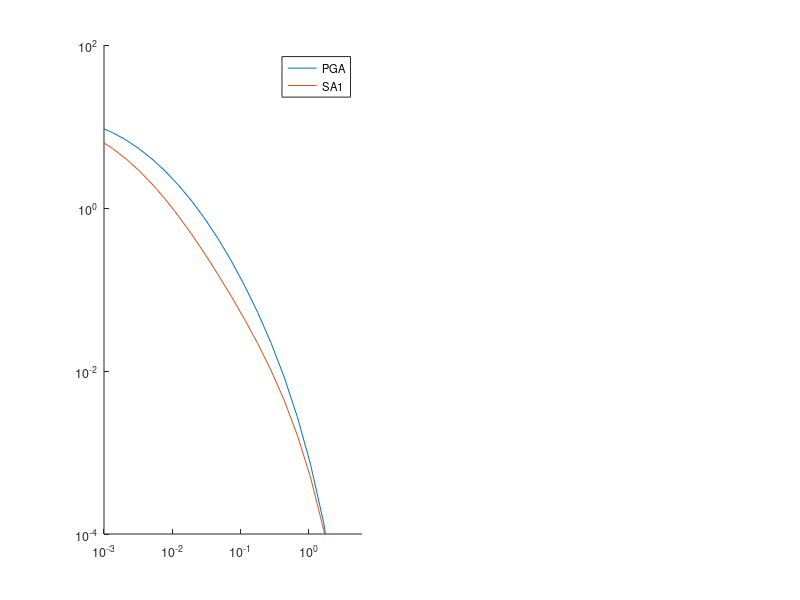

This chart was generated by the following MATLAB code: (Note: this script raises an error after producing the figure.)
clearvars

PGA=[1e-05	13.46853517352
1.56017919563028e-05	13.4683820002239
2.43415912247756e-05	13.4672935021273
3.79772442174316e-05	13.4614852562906
5.92513063354073e-05	13.437914334402
9.24426554584194e-05	13.3637543474998
0.000144227107835044	13.178253084394
0.000225020133090161	12.7985579575477
0.000351071730245228	12.1442874965114
0.000547734809702532	11.1723631435882
0.000854564454820402	9.9045507545143
0.00133327368373593	8.42875677005375
0.00208014586344615	6.87059401434408
0.00324540030002507	5.3556733732517
0.0050634060295914	3.9850648738972
0.00789982074639744	2.82543622517259
0.0123251359777378	1.90515337567598
0.0192294207357808	1.21855054487035
0.0300013421759868	0.736702143006759
0.0468074699039601	0.419495930359694
0.0730280407442491	0.224296807003625
0.113936829866818	0.112293632597767
0.177761871574277	0.0523052165425125
0.277340373806489	0.0223324434034301
0.432700681321211	0.00847792148055009
0.675090600932403	0.00275185433558242
1.05326231074028	0.000720597742553398
1.64327794475847	0.000138087248460059
2.56380806205025	1.25680619860938e-05
4	1.3013785539835e-07];

SA1=[1e-05	13.4630707923361
1.56017919563028e-05	13.4471666993616
2.43415912247756e-05	13.4013153688769
3.79772442174316e-05	13.2913651465188
5.92513063354073e-05	13.0634796422426
9.24426554584194e-05	12.6470983984979
0.000144227107835044	11.9741549587401
0.000225020133090161	11.0112352417356
0.000351071730245228	9.78178000377696
0.000547734809702532	8.36185199945101
0.000854564454820402	6.85781300678856
0.00133327368373593	5.38262399102034
0.00208014586344615	4.03584447642579
0.00324540030002507	2.88720958001849
0.0050634060295914	1.96951230796441
0.00789982074639744	1.28139371492596
0.0123251359777378	0.796422157545159
0.0192294207357808	0.474873280810921
0.0300013421759868	0.273087816643528
0.0468074699039601	0.152311794915009
0.0730280407442491	0.0824948374476762
0.113936829866818	0.0432734368424664
0.177761871574277	0.0217617323838207
0.277340373806489	0.0102727211071177
0.432700681321211	0.00440564085283451
0.675090600932403	0.00163680219551609
1.05326231074028	0.000497285452239187
1.64327794475847	0.000113299036755383
2.56380806205025	1.50908113276515e-05
4	0];

CAVdp=[0.01	13.468523868479
0.0158214613571711	13.4682593245343
0.0250318639476458	13.4663966127434
0.0396040668145641	13.4568714826922
0.0626594212693448	13.4205779646208
0.0991363612275642	13.314480989878
0.156848210825246	13.0693727970247
0.248156790651305	12.6093911968293
0.392620307380922	11.8895333549439
0.621182702126789	10.9223164803114
0.98280181174421	9.76736902233234
1.55493608862687	8.49743405193646
2.46013612390808	7.17653678709433
3.89229486177924	5.86241925652799
6.15817927463558	4.61383287467975
9.74313954241786	3.48731718361952
15.415070576789	2.52567365107447
24.3888943448732	1.74932448451346
38.5867949421539	1.15657062584593
61.0499485074372	0.729438489116185
96.5899401167702	0.439994266101859
152.819400504895	0.255540926219118
241.782623971424	0.144259963914544
382.535444199932	0.0798926259549891
605.226974815749	0.0436063727177779
957.557519436493	0.0234726201919733
1514.99592910331	0.0123261025981385
2396.94495485795	0.00613306313543421
3792.31719785512	0.00275338245198069
6000	0.0010460722611238];

CAV=[0.01	13.4685525907679
0.0158214613571711	13.4685525907678
0.0250318639476458	13.4685525907496
0.0396040668145641	13.4685525887386
0.0626594212693448	13.4685524610561
0.0991363612275642	13.4685477667126
0.156848210825246	13.4684465021869
0.248156790651305	13.4671354007323
0.392620307380922	13.4565991165972
0.621182702126789	13.4016280499401
0.98280181174421	13.2052764153371
1.55493608862687	12.6990510299603
2.46013612390808	11.713844423561
3.89229486177924	10.2099027941527
6.15817927463558	8.33626590504961
9.74313954241786	6.35308921961138
15.415070576789	4.51411294157184
24.3888943448732	2.9942331903286
38.5867949421539	1.86082978685892
61.0499485074372	1.09038167012336
96.5899401167702	0.608046846767799
152.819400504895	0.326346960116519
241.782623971424	0.169934268670909
382.535444199932	0.0860327095126987
605.226974815749	0.0422318162805193
957.557519436493	0.0199362658325459
1514.99592910331	0.00885605044697866
2396.94495485795	0.00350121535037606
3792.31719785512	0.00112074670267511
6000	0.00025812548759524];


ax(1)=subplot(1,2,1);
hold on
plot(PGA(:,1),PGA(:,2))
plot(SA1(:,1),SA1(:,2))
set(gca,'xscale','log','yscale','log','xtick',10.^[-3:1:0],'xlim',[1e-3 6],'ylim',[1e-4 1e2],'fontsize',9,'ytick',10.^(-4:2:2),'XMinorTick','off','YMinorTick','off')
L=legend('PGA','SA1');L.Box='off';
L.Title.String='Montalva et al. 2017';
xlabel('PGA,SA1 (g)')
ylabel('MRE')
text(2e-4,100,'(a)')

ax(2)=subplot(1,2,2);
hold on
plot(CAVdp(:,1)/980.66,CAVdp(:,2)); %CAVdp 270 m/s
plot(CAV  (:,1)/980.66,CAV  (:,2)); %CAV   760 m/s
set(gca,'xscale','log','yscale','log','xtick',10.^[-3:1:0],'xlim',[1e-3 6],'ylim',[1e-4 1e2],'fontsize',9,'ytick',10.^(-4:2:2),'XMinorTick','off','YMinorTick','off')
L=legend('CAV','CAVdp');L.Box='off';
L.Title.String='Macedo et al. 2020';
xlabel('CAVdp,CAV (g\cdots)')
ylabel('MRE')
text(2e-4,100,'(b)')

set(gcf,'position',[ 403   421   747   245])
